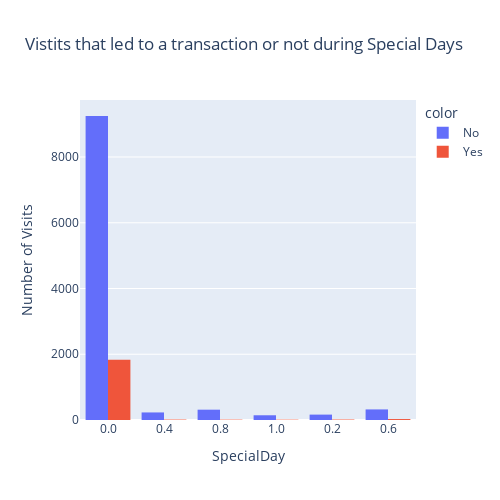

Notebook code cell kept with this figure:
### Markdown cell above
## 2 VARIABLES STUDIES

### Code cell
fig = px.histogram(df, x="SpecialDay", color=df['Revenue'].map({'1': 'Yes', '0': 'No'}), barmode='group',
                    title='Vistits that led to a transaction or not during Special Days')
fig.update_layout(yaxis_title='Number of Visits',width=500,height=500)
fig.show()

### Figure 1 — Plotly figure (JSON) as saved in the notebook; plotly's stock layout.template omitted (floating-point values rounded to 4 significant figures; data arrays with more than 128 entries replaced by an {"elided": "..."} marker saying what was removed)
{"data": [{"alignmentgroup": "True", "bingroup": "x", "hovertemplate": "color=No<br>SpecialDay=%{x}<br>count=%{y}<extra></extra>", "legendgroup": "No", "marker": {"color": "#636efa", "pattern": {"shape": ""}}, "name": "No", "offsetgroup": "No", "orientation": "v", "showlegend": true, "type": "histogram", "x": {"elided": "10422 str values"}, "xaxis": "x", "yaxis": "y"}, {"alignmentgroup": "True", "bingroup": "x", "hovertemplate": "color=Yes<br>SpecialDay=%{x}<br>count=%{y}<extra></extra>", "legendgroup": "Yes", "marker": {"color": "#EF553B", "pattern": {"shape": ""}}, "name": "Yes", "offsetgroup": "Yes", "orientation": "v", "showlegend": true, "type": "histogram", "x": {"elided": "1908 str values"}, "xaxis": "x", "yaxis": "y"}], "layout": {"barmode": "group", "height": 500, "legend": {"title": {"text": "color"}, "tracegroupgap": 0}, "title": {"text": "Vistits that led to a transaction or not during Special Days"}, "width": 500, "xaxis": {"anchor": "y", "autorange": true, "domain": [0, 1], "range": [-0.5, 5.5], "title": {"text": "SpecialDay"}, "type": "category"}, "yaxis": {"anchor": "x", "autorange": true, "domain": [0, 1], "range": [0, 9735.0], "title": {"text": "Number of Visits"}}}}
